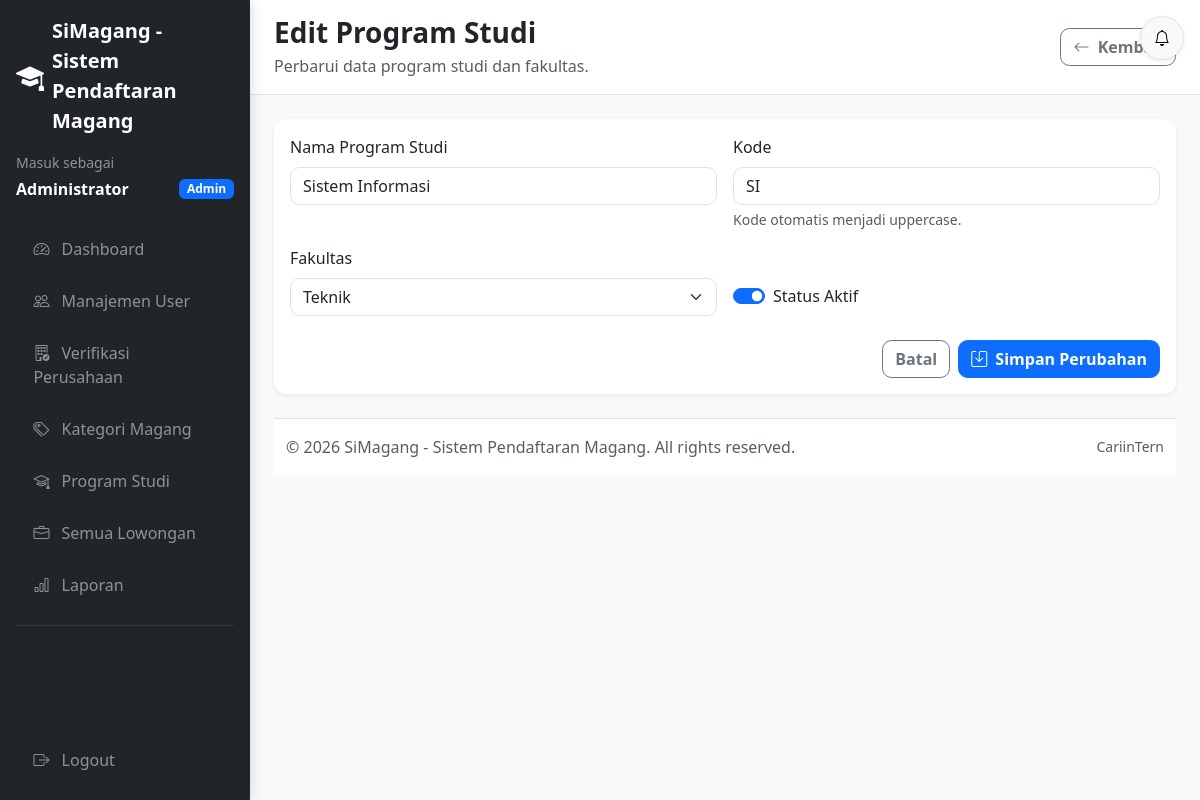
The app's page /admin/programs/edit.php?id=2 (signed in) with its own data.
### tables this page shows
CREATE TABLE study_programs (
    id INT UNSIGNED AUTO_INCREMENT PRIMARY KEY,
    name VARCHAR(100) NOT NULL,
    code VARCHAR(20) NOT NULL,
    faculty VARCHAR(100) NOT NULL,
    is_active TINYINT(1) NOT NULL DEFAULT 1,
    created_at TIMESTAMP NOT NULL DEFAULT CURRENT_TIMESTAMP,
    updated_at TIMESTAMP NOT NULL DEFAULT CURRENT_TIMESTAMP ON UPDATE CURRENT_TIMESTAMP,
    UNIQUE KEY unique_study_programs_code (code),
    KEY idx_study_programs_is_active (is_active),
    KEY idx_study_programs_faculty (faculty)
);

### includes/functions.php (called while the page is built, shortened)
<?php
function sanitize(string $input): string
{
    return htmlspecialchars(trim($input), ENT_QUOTES, 'UTF-8');
}

### admin/programs/edit.php (the view, shortened to what this page needs)
<?php
$faculties = ['Teknik', 'Ekonomi', 'Hukum', 'FISIP', 'Kedokteran', 'Pertanian', 'Pendidikan', 'Seni dan Desain'];
$programId = (int) ($_GET['id'] ?? 0);
$old = [
    'name' => '',
    'code' => '',
    'faculty' => 'Teknik',
    'is_active' => '1',
];
try {
    $pdo = Database::getInstance()->getConnection();
    $stmt = $pdo->prepare('SELECT id, name, code, faculty, is_active FROM study_programs WHERE id = :id LIMIT 1');
    $stmt->execute([':id' => $programId]);
    $program = $stmt->fetch();
    $old = [
        'name' => sanitize((string) $program['name']),
        'code' => sanitize((string) $program['code']),
        'faculty' => (string) $program['faculty'],
        'is_active' => (string) (int) $program['is_active'],
    ];
} catch (PDOException $exception) {
    error_log('Load study program edit failed: ' . $exception->getMessage());
    set_flash('error', 'Data program studi gagal dimuat');
    redirect(BASE_URL . '/admin/programs/index.php');
}
require_once __DIR__ . '/../../layouts/header.php';
require_once __DIR__ . '/../../layouts/sidebar_admin.php';
?>
<div class="page-header d-flex flex-column flex-md-row justify-content-between align-items-md-center gap-3">
    <div>
        <h1 class="h3 fw-bold mb-1">Edit Program Studi</h1>
        <p class="text-muted mb-0">Perbarui data program studi dan fakultas.</p>
    </div>
    <a href="<?= rtrim(BASE_URL, '/'); ?>/admin/programs/index.php" class="btn btn-outline-secondary">
        <i class="bi bi-arrow-left me-1"></i>
        Kembali
    </a>
</div>
<div class="card border-0 shadow-sm">
    <div class="card-body">
        <form id="programForm" class="needs-validation" method="POST" action="edit.php?id=<?= $programId; ?>" novalidate>
            <div class="row g-3">
                <div class="col-12 col-md-6">
                    <label for="name" class="form-label">Nama Program Studi</label>
                    <input type="text" class="form-control" id="name" name="name" value="<?= $old['name']; ?>" required>
                </div>
                <div class="col-12 col-md-6">
                    <label for="code" class="form-label">Kode</label>
                    <input type="text" class="form-control text-uppercase" id="code" name="code" value="<?= $old['code']; ?>" maxlength="20" required>
                    <div class="form-text">Kode otomatis menjadi uppercase.</div>
                </div>
                <div class="col-12 col-md-6">
                    <label for="faculty" class="form-label">Fakultas</label>
                    <select class="form-select" id="faculty" name="faculty" required>
                        <?php foreach ($faculties as $faculty): ?>
                            <option value="<?= sanitize($faculty); ?>" <?= $old['faculty'] === $faculty ? 'selected' : ''; ?>>
                                <?= sanitize($faculty); ?>
                            </option>
                        <?php endforeach; ?>
                    </select>
                </div>
                <div class="col-12 col-md-6 d-flex align-items-end">
                    <div class="form-check form-switch mb-2">
                        <input class="form-check-input" type="checkbox" role="switch" id="isActive" name="is_active" value="1" <?= $old['is_active'] === '1' ? 'checked' : ''; ?>>
                        <label class="form-check-label" for="isActive">Status Aktif</label>
                    </div>
                </div>
            </div>
            <div class="d-flex justify-content-end gap-2 mt-4">
                <a href="<?= rtrim(BASE_URL, '/'); ?>/admin/programs/index.php" class="btn btn-outline-secondary">Batal</a>
                <button type="submit" class="btn btn-primary">
                    <i class="bi bi-save me-1"></i>
                    Simpan Perubahan
                </button>
            </div>
        </form>
    </div>
</div>
<?php require_once __DIR__ . '/../../layouts/footer.php'; ?>

### assets/css/custom.css (style rules this page uses)
:root { --app-sidebar-width: 250px; --app-bg: #f8f9fa; --app-border: #dee2e6; --app-primary: #0d6efd; --app-dark: #212529; --app-muted: #6c757d; }
body { background: var(--app-bg); color: #212529; font-family: system-ui, -apple-system, "Segoe UI", Roboto, "Helvetica Neue", Arial, sans-serif; }
a { transition: color 0.2s ease, background-color 0.2s ease, border-color 0.2s ease; }
.page-header { background: #fff; border-bottom: 1px solid var(--app-border); padding: 1rem 1.5rem; margin: -1.5rem -1.5rem 1.5rem; }
.page-header h1, .page-header h2, .page-header h3 { margin-bottom: 0; font-weight: 700; }
.card { border: none; border-radius: 12px; box-shadow: 0 2px 10px rgba(0, 0, 0, 0.06); }
.form-control, .form-select { border-radius: 0.6rem; }
.btn { border-radius: 0.6rem; font-weight: 600; }

### records on screen
study_programs: name "Sistem Informasi", code "SI", is_active "☑"

### other values on screen
APP_NAME "SiMagang - Sistem Pendaftaran Magang"
$userName "Administrator"
$item['label'] "Dashboard"
$item['label'] "Manajemen User"
$item['label'] "Verifikasi Perusahaan"
$item['label'] "Kategori Magang"
$item['label'] "Program Studi"
$item['label'] "Semua Lowongan"
$item['label'] "Laporan"
form field faculty "Teknik"
